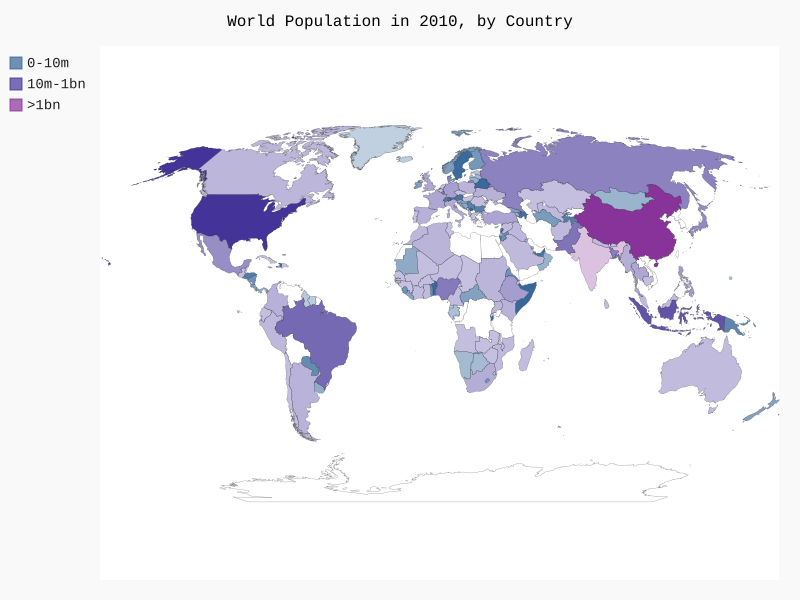

This chart was generated by the following Python code:
import json
from country_codes import get_country_code
import pygal
import pygal_maps_world.maps
from pygal.style import RotateStyle
from pygal.style import LightColorizedStyle
from pygal.style import LightColorizedStyle as LCS, RotateStyle as RS



# 将数据加载到一个列表中
filename = 'population_data.json'
with open(filename) as f:
    pop_data = json.load(f)
# 打印每个国家2010年的人口数量

# 创建一个包含人口数量的字典
cc_populations = {}
for pop_dict in pop_data:
    if pop_dict['Year'] == '2010':
        country_name = pop_dict['Country Name']
        population = int(float(pop_dict['Value']))
        code = get_country_code(country_name)
        if code:
            cc_populations[code] = population

cc_pops_1, cc_pops_2, cc_pops_3 = {}, {}, {}
for cc, pop in cc_populations.items():
    if pop < 10000000:
        cc_pops_1[cc] = pop
    elif pop < 1000000000:
        cc_pops_2[cc] = pop
    else:
        cc_pops_3[cc] = pop
# 看看每组分别包含多少个国家
print(len(cc_pops_1), len(cc_pops_2), len(cc_pops_3))


wm_style = RS('#336699', base_style=LCS)
wm = pygal_maps_world.maps.World(style=wm_style)


wm.title = 'World Population in 2010, by Country'
wm.add('0-10m', cc_pops_1)
wm.add('10m-1bn', cc_pops_2)
wm.add('>1bn', cc_pops_3)




wm.render_to_file('world_population001.svg')
